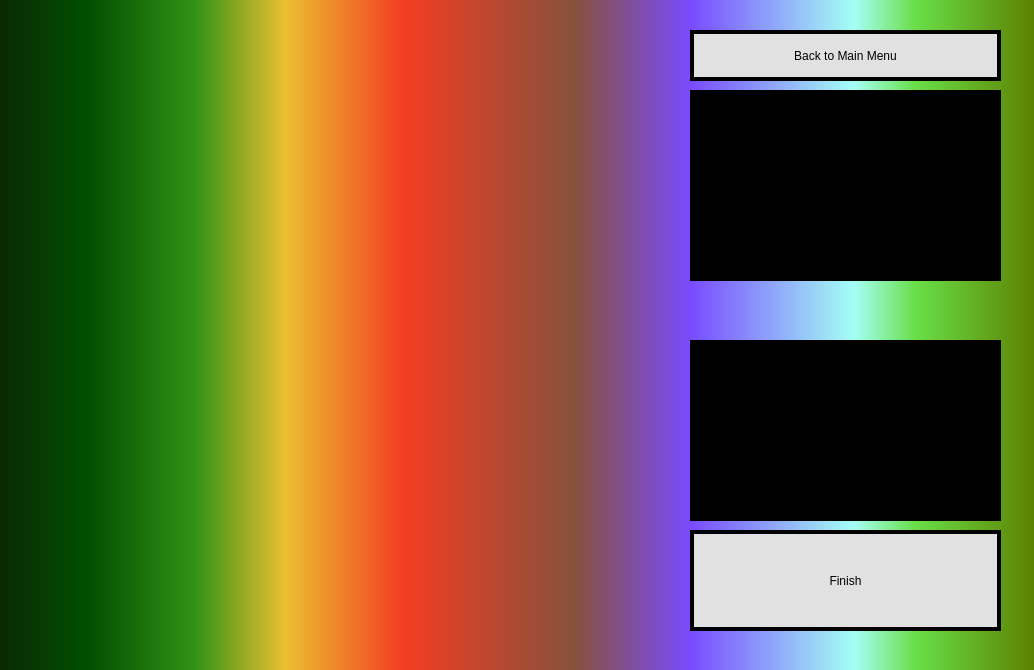
<?xml version="1.0" encoding="UTF-8"?>
<ui version="4.0">
 <class>GameWindow</class>
 <widget class="QDialog" name="GameWindow">
  <property name="geometry">
   <rect>
    <x>0</x>
    <y>0</y>
    <width>1034</width>
    <height>670</height>
   </rect>
  </property>
  <property name="windowTitle">
   <string>Dialog</string>
  </property>
  <property name="styleSheet">
   <string notr="true">QWidget#GameWindow{
	background-color: qlineargradient(spread:pad, x1:0, y1:0, x2:1, y2:0, stop:0 rgba(9, 41, 4, 255), stop:0.085 rgba(2, 79, 0, 255), stop:0.19 rgba(50, 147, 22, 255), stop:0.275 rgba(236, 191, 49, 255), stop:0.39 rgba(243, 61, 34, 255), stop:0.555 rgba(135, 81, 60, 255), stop:0.667 rgba(121, 75, 255, 255), stop:0.825 rgba(164, 255, 244, 255), stop:0.885 rgba(104, 222, 71, 255), stop:1 rgba(93, 128, 0, 255));
}</string>
  </property>
  <widget class="QStackedWidget" name="stackedWidget">
   <property name="geometry">
    <rect>
     <x>20</x>
     <y>20</y>
     <width>991</width>
     <height>631</height>
    </rect>
   </property>
   <property name="styleSheet">
    <string notr="true"/>
   </property>
   <widget class="QWidget" name="buildPage">
    <property name="styleSheet">
     <string notr="true">QWidget#buildPage{
	background-image: url(:/img/img/apocalypseBackgroundGameWindow.jpg);
}</string>
    </property>
    <widget class="QWidget" name="gridLayoutWidget">
     <property name="geometry">
      <rect>
       <x>20</x>
       <y>20</y>
       <width>631</width>
       <height>591</height>
      </rect>
     </property>
     <layout class="QGridLayout" name="grid"/>
    </widget>
    <widget class="QPushButton" name="finishButton">
     <property name="geometry">
      <rect>
       <x>670</x>
       <y>510</y>
       <width>311</width>
       <height>101</height>
      </rect>
     </property>
     <property name="styleSheet">
      <string notr="true">QWidget#finishButton{
	border-width: 4px;
	border-style: solid;
	border-color: black;
	background-color: rgb(225, 225, 225);
	font: 30pt &quot;Algerian&quot;;
}

QWidget#finishButton::pressed{
	border-width: 4px;
	border-style: solid;
	border-color: black;
	background-color: rgb(182, 182, 182);
	font: 30pt &quot;Algerian&quot;;
}
</string>
     </property>
     <property name="text">
      <string>Finish</string>
     </property>
    </widget>
    <widget class="QPushButton" name="backToMainMenuButton">
     <property name="geometry">
      <rect>
       <x>670</x>
       <y>10</y>
       <width>311</width>
       <height>51</height>
      </rect>
     </property>
     <property name="styleSheet">
      <string notr="true">QWidget#backToMainMenuButton{
	border-width: 4px;
	border-style: solid;
	border-color: black;
	background-color: rgb(225, 225, 225);
	font: 15pt &quot;Algerian&quot;;
}

QWidget#backToMainMenuButton::pressed{
	border-width: 4px;
	border-style: solid;
	border-color: black;
	background-color: rgb(182, 182, 182);
	font: 15pt &quot;Algerian&quot;;
}</string>
     </property>
     <property name="text">
      <string>Back to Main Menu</string>
     </property>
    </widget>
    <widget class="QLabel" name="selectBlocksLabel">
     <property name="geometry">
      <rect>
       <x>670</x>
       <y>70</y>
       <width>311</width>
       <height>191</height>
      </rect>
     </property>
     <property name="styleSheet">
      <string notr="true">QLabel#selectBlocksLabel{
	background-color: black;
}</string>
     </property>
     <property name="text">
      <string/>
     </property>
     <property name="scaledContents">
      <bool>true</bool>
     </property>
    </widget>
    <widget class="QLabel" name="selectDisasterLabel">
     <property name="geometry">
      <rect>
       <x>670</x>
       <y>320</y>
       <width>311</width>
       <height>181</height>
      </rect>
     </property>
     <property name="styleSheet">
      <string notr="true">QLabel#selectDisasterLabel{
	background-color: rgb(0, 0, 0);
}</string>
     </property>
     <property name="text">
      <string/>
     </property>
    </widget>
    <widget class="QLabel" name="errorMessageLabel">
     <property name="geometry">
      <rect>
       <x>670</x>
       <y>270</y>
       <width>311</width>
       <height>41</height>
      </rect>
     </property>
     <property name="text">
      <string/>
     </property>
    </widget>
    <widget class="QWidget" name="verticalLayoutWidget">
     <property name="geometry">
      <rect>
       <x>680</x>
       <y>80</y>
       <width>291</width>
       <height>171</height>
      </rect>
     </property>
     <layout class="QVBoxLayout" name="verticalLayout"/>
    </widget>
    <widget class="QWidget" name="verticalLayoutWidget_2">
     <property name="geometry">
      <rect>
       <x>680</x>
       <y>330</y>
       <width>291</width>
       <height>161</height>
      </rect>
     </property>
     <layout class="QVBoxLayout" name="verticalLayout_3"/>
    </widget>
   </widget>
   <widget class="QWidget" name="simulationPage">
    <property name="styleSheet">
     <string notr="true">QWidget#simulationPage{
	background-color: white;
}</string>
    </property>
   </widget>
   <widget class="QWidget" name="gameOverPage">
    <property name="styleSheet">
     <string notr="true">QWidget#gameOverPage{
	background-color: white;
}</string>
    </property>
   </widget>
  </widget>
 </widget>
 <resources/>
 <connections/>
</ui>
